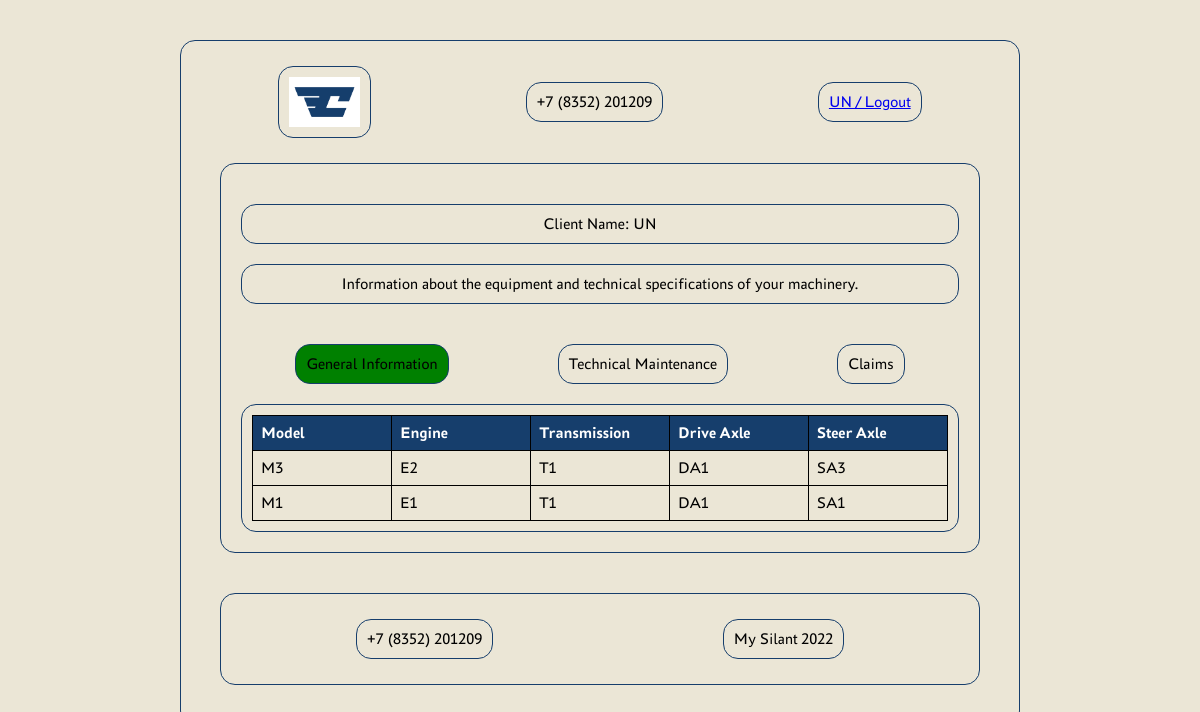
Screenshot of /logged_in/ (signed in) with the database file from the repository.
### silant_app/models/models.py (models this page shows, shortened)
class CustomUser(AbstractUser):
    is_service_company = models.BooleanField(default=False)

class Machine(models.Model):
    serial_number = models.CharField(max_length=255, unique=True)
    model = models.ForeignKey(MachineModelReference, related_name='machine_models', on_delete=models.CASCADE)
    engine_model = models.ForeignKey(EngineModelReference, related_name='engine_models', on_delete=models.CASCADE)
    engine_serial_number = models.CharField(max_length=255)
    transmission_model = models.ForeignKey(TransmissionModelReference, related_name='transmission_models',
                                           on_delete=models.CASCADE)
    transmission_serial_number = models.CharField(max_length=255)
    drive_axle_model = models.ForeignKey(DriveAxleModelReference, related_name='drive_axle_models',
                                         on_delete=models.CASCADE)
    drive_axle_serial_number = models.CharField(max_length=255)
    steer_axle_model = models.ForeignKey(SteerAxleModelReference, related_name='steer_axle_models',
                                         on_delete=models.CASCADE)
    steer_axle_serial_number = models.CharField(max_length=255)
    supply_contract = models.CharField(max_length=255)
    shipment_date = models.DateField()
    consignee = models.CharField(max_length=255)
    delivery_address = models.CharField(max_length=255)
    configuration = models.TextField(max_length=255)
    client = models.ForeignKey(settings.AUTH_USER_MODEL, related_name='machines', on_delete=models.SET_NULL, null=True,
                               blank=True)
    service_company = models.ForeignKey(ServiceCompanyReference, related_name='service_companies',
                                        on_delete=models.CASCADE)

### silant_app/models/reference_models.py (models this page shows, shortened)
class MachineModelReference(models.Model):
    name = models.CharField(max_length=255)
    specification = models.TextField()

class EngineModelReference(models.Model):
    name = models.CharField(max_length=255)
    specification = models.TextField()

class TransmissionModelReference(models.Model):
    name = models.CharField(max_length=255)
    specification = models.TextField()

class DriveAxleModelReference(models.Model):
    name = models.CharField(max_length=255)
    specification = models.TextField()

class SteerAxleModelReference(models.Model):
    name = models.CharField(max_length=255)
    specification = models.TextField()

### silant_app/views.py (the view)
# urls.py: path('logged_in/', views.landing_page_logged_in, name='landing_page_logged_in'),
@login_required
def landing_page_logged_in(request):
    user_machines = Machine.objects.filter(client=request.user).order_by('shipment_date')
    user_name = request.user.username
    user_groups = request.user.groups.values_list('id', flat=True)
    is_manager = request.user.groups.filter(id=1).exists()
    if any(group_id in [2, 4] for group_id in user_groups):
        return render(request, 'landing_page_auth.html', {
            'user_machines': user_machines,
            'user_name': user_name,
        })
    elif any(group_id in [1, 3, 5] for group_id in user_groups):
        return render(request, 'landing_page_ent.html', {
            'user_machines': user_machines,
            'user_name': user_name,
            'is_manager': is_manager
        })

### templates/landing_page_auth.html (shortened to what this page needs)
{% extends 'landing_page.html' %}
{% load static %}
{% block header_1 %}
    {% block header_2 %}
        <div class="header-container">
            <div class="logo">
                <img id="logo" src="{% static 'logo/Logotype accent RGB 1.jpg' %}" alt="Logo"
                     data-logged-in-url="{% url 'landing_page_logged_in' %}"
                     data-logged-out-url="{% url 'landing_page' %}">
                </div>
            <div class="contact-info" id="phone-number">Loading...</div>
            <div class="login-button"><a href="{% url 'logout' %}">{{ user_name }} / Logout</a></div>
        </div>
    {% endblock %}
{% endblock %}
{% block content %}
    <div class="info-text">Client Name: {{ user_name }} </div>
    <div class="info-text">Information about the equipment and technical specifications of your machinery.</div>
               <div class="navigation-buttons">
                    <div id="general-info" class="green-button">General Information</div>
                    <div id="technical-maintenance" class="to-buttons">Technical Maintenance</div>
                    <div id="claims" class="claims-buttons">Claims</div>
               </div>
    {% if user_machines %}
        <div class="search-results">
            <table class="machine-table">
                <thead>
                    <tr>
                        <th>Model</th>
                        <th>Engine</th>
                        <th>Transmission</th>
                        <th>Drive Axle</th>
                        <th>Steer Axle</th>
                    </tr>
                </thead>
                <tbody>
                    {% for machine in user_machines %}
                        <tr>
                            <td class="machine-name" onclick="window.location.href='{% url 'technical_maintenance' %}?serial_number={{ machine.serial_number }}'">
                                {{ machine.model.name }}
                            </td>
                            <td>{{ machine.engine_model.name }}</td>
                            <td>{{ machine.transmission_model.name }}</td>
                            <td>{{ machine.drive_axle_model.name }}</td>
                            <td class="steer-axel" onclick="window.location.href='{% url 'detailed_info_auth' %}?serial_number={{ machine.serial_number }}'">
                                {{ machine.steer_axle_model.name }}
                            </td>
                        </tr>
                    {% endfor %}
                </tbody>
            </table>
        </div>
    {% else %}
        <p>No machines found for your account.</p>
    {% endif %}
{% endblock %}

### templates/landing_page.html (shortened to what this page needs)
<!DOCTYPE html>
<html lang="en">
<head>
    {% load static %}
    <link rel="stylesheet" href="{% static 'css/styles.css' %}">
</head>
<body>
{% block header_1 %}{% endblock %}
    <main>
        <div class="main-container">
            {% block content %}{% endblock %}
    </main>
{% block footer %}
    <footer>
        <div class="footer-container">
            <div class="contact-info" id="footer-phone-number">Loading...</div>
            <div class="footer-text" id="footer-app-name">Loading...</div>
        </div>
    </footer>
{% endblock %}
</body>
</html>

### static/css/styles.css (style rules this page uses)
body { font-family: 'PT Astra Sans', sans-serif; margin: 40px auto; padding: 20px; display: flex; flex-direction: column; background-color: #EBE6D6; border: 1px solid #163E6C; border-radius: 15px; box-sizing: border-box; max-width: 70%; width: 100%; }
.header-container { display: flex; justify-content: space-around; align-items: center; }
.header-container > div { display: inline-block; background-color: #EBE6D6; border: 1px solid #163E6C; border-radius: 15px; padding: 10px; margin: 5px; }
.main-container { flex: 1; padding: 20px; text-align: center; border: 1px solid #163E6C; border-radius: 15px; background-color: #EBE6D6; max-width: 90%; width: 100%; margin: 20px auto 20px auto; }
.info-text { border: 1px solid #163E6C; border-radius: 15px; padding: 10px; margin: 20px 0; background-color: #EBE6D6; }
.search-results { margin-top: 0; text-align: left; border: 1px solid #163E6C; border-radius: 15px; padding: 10px; background-color: #EBE6D6; }
.footer-container { display: flex; justify-content: space-around; align-items: center; background-color: #EBE6D6; border: 1px solid #163E6C; border-radius: 15px; padding: 20px; text-align: center; max-width: 90%; width: 100%; margin: 20px auto 20px auto; }
.footer-container > div { display: inline-block; background-color: #EBE6D6; border: 1px solid #163E6C; border-radius: 15px; padding: 10px; margin: 5px; }
.search-results .machine-table { width: 100%; border-collapse: collapse; }
.search-results .machine-table th, .search-results .machine-table td { border: 1px solid black; padding: 8px; text-align: left; width: 20%; }
.search-results .machine-table th { background-color: #163E6C; color: #FFFFFF; }
.search-results .machine-table tr { cursor: pointer; }
.machine-name { cursor: pointer; }
.steer-axel { cursor: pointer; }
.login-button { padding: 10px 20px; border: 1px solid #163E6C; border-radius: 5px; }
.logo img { max-width: 100%; height: auto; display: block; margin: 0 auto; max-height: 50px; }
.navigation-buttons { display: flex; justify-content: space-around; align-items: center; }
.navigation-buttons > div { display: inline-block; border: 1px solid #163E6C; border-radius: 15px; padding: 10px; margin: 20px auto 20px auto; }
.navigation-buttons > .green-button { background-color: green; }

### rows the page displays
CustomUser: username "UN"
Machine: model.name "M3", engine_model.name "E2", transmission_model.name "T1", drive_axle_model.name "DA1", steer_axle_model.name "SA3"
Machine: model.name "M1", engine_model.name "E1", transmission_model.name "T1", drive_axle_model.name "DA1", steer_axle_model.name "SA1"
